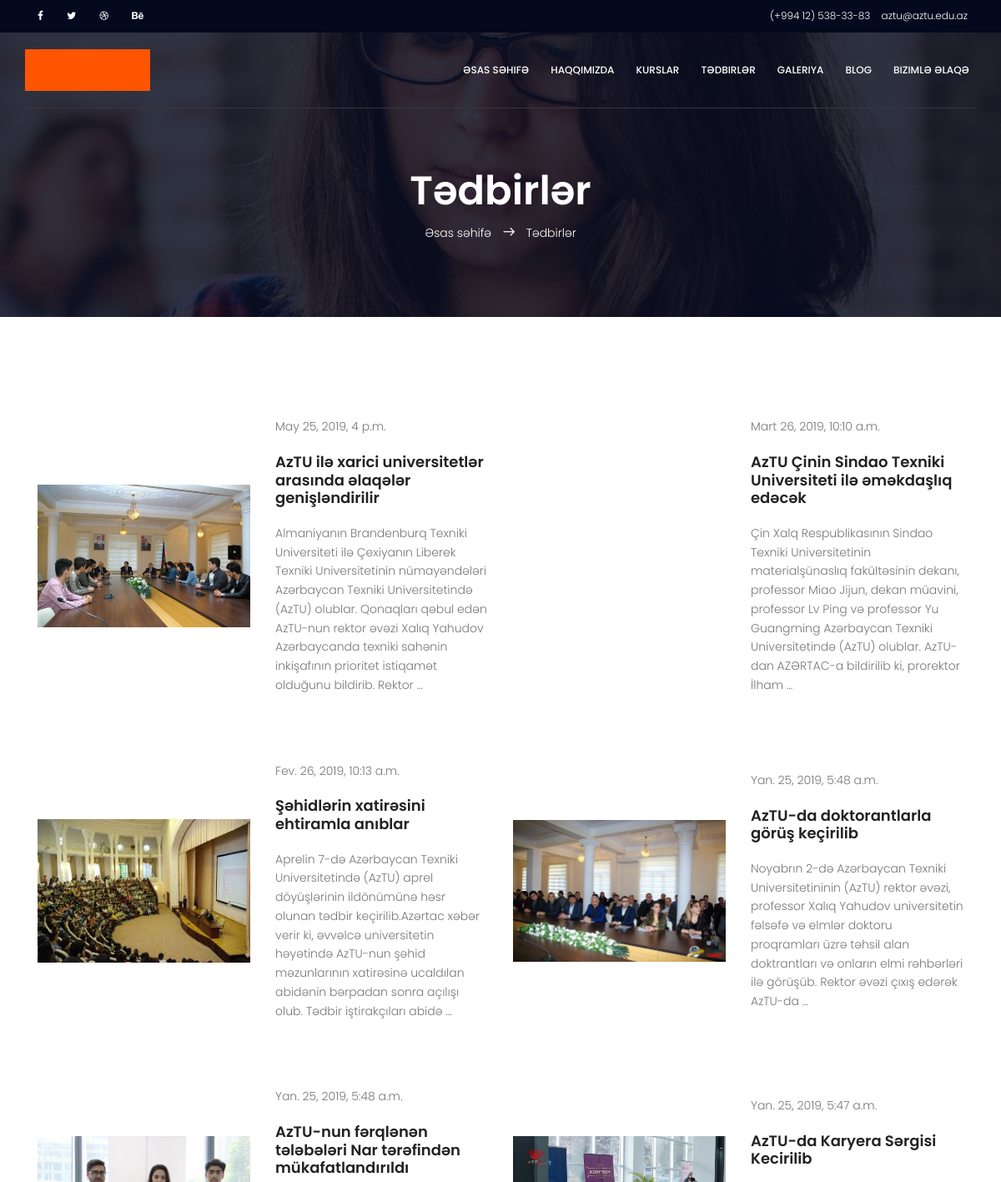
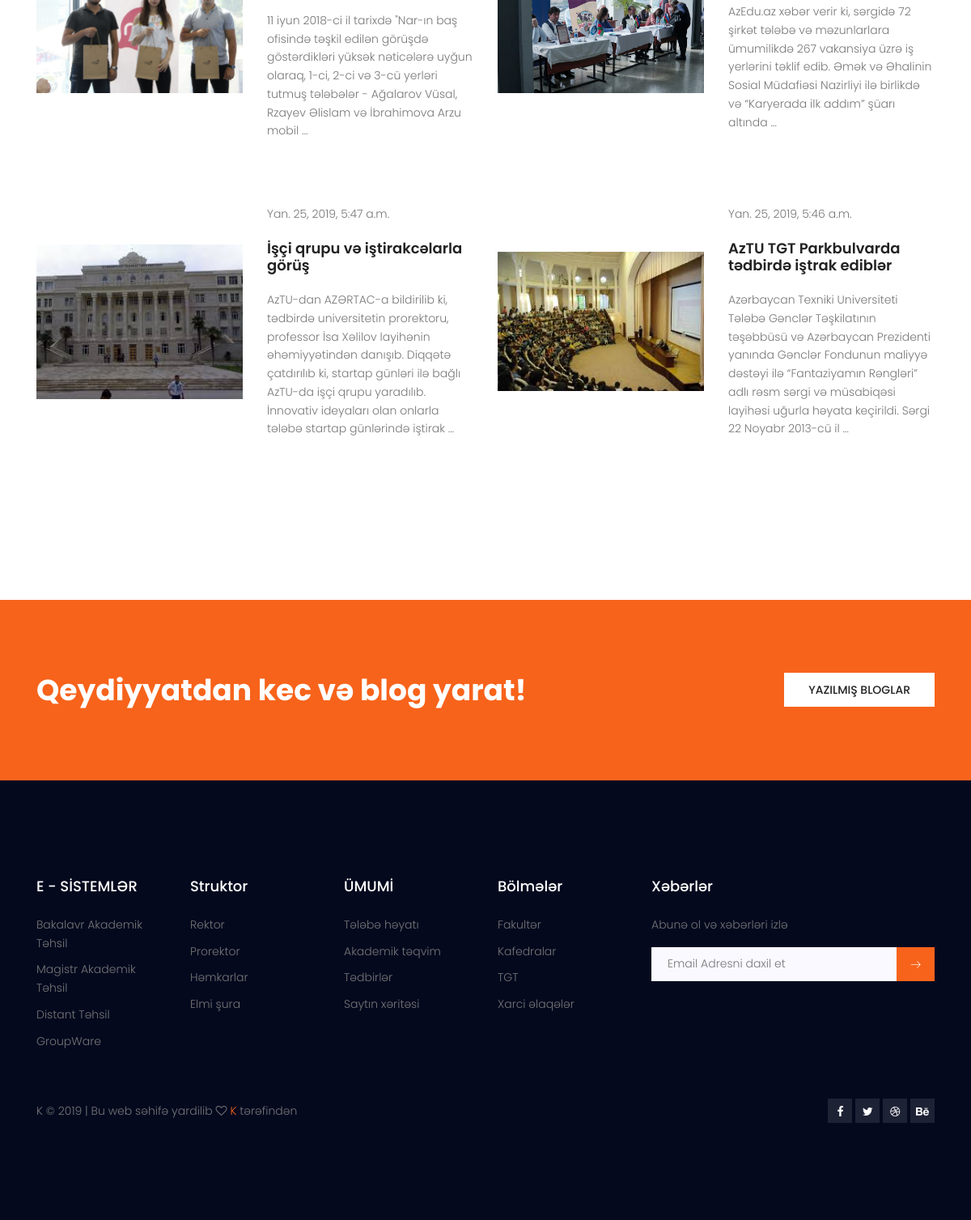
/events/index/, run on the app's committed database (2 pictures, top to bottom).
### events/models.py (models this page shows, shortened)
class Eventa(models.Model):
    title = models.CharField(max_length=80,verbose_name="Başlıq")
    content = models.TextField(blank=True,verbose_name="Xəbər")
    publish = models.DateTimeField(auto_now= False, verbose_name="Tarix")
    image = models.ImageField(null=True,blank=True )
    class Meta:
        ordering= ['-publish' , 'id']

### events/views.py (the view)
def index(request):
    events_list = Eventa.objects.all()
    context = {
        'events_list':events_list,
    }
    return render(request,'events/index.html',context)

### templates/events/index.html
 {% extends 'base.html'%}
 {% block body %}
<section class="banner-area relative about-banner" id="home">
				<div class="overlay overlay-bg"></div>
				<div class="container">
					<div class="row d-flex align-items-center justify-content-center">
						<div class="about-content col-lg-12">
							<h1 class="text-white">
								Tədbirlər
							</h1>
							<p class="text-white link-nav"><a href="{% url 'home' %}">Əsas səhifə </a>  <span class="lnr lnr-arrow-right"></span>  <a href="#"> Tədbirlər</a></p>
						</div>
					</div>
				</div>
</section>
 <section class="events-list-area section-gap event-page-lists">
				<div class="container">
					<div class="row align-items-center">
						{%for s in events_list%}
						<div class="col-lg-6 pb-30">
							<div class="single-carusel row align-items-center">
								<div class="col-12 col-md-6 thumb">
							{% load static%}
							{% if s.image %}
								<img src="{{s.image.url}}" class="img-fluid">
							{% endif %}
								</div>
								<div class="detials col-12 col-md-6">
									<p>{{s.publish}}</p>
									<a href="/events/{{s.id}}/detail"><h4>{{s.title}}</h4></a>
									<p>
										{{s.content|truncatewords:32}}
									</p>
								</div>
							</div>
						</div>
                        {%endfor%}
					</div>
				</div>
			</section>
 <section class="cta-two-area">
				<div class="container">
					<div class="row">
						<div class="col-lg-8 cta-left">
							<h1>Qeydiyyatdan kec  və blog yarat!</h1>
						</div>
						<div class="col-lg-4 cta-right">
							<a class="primary-btn wh" href="/blog/index">Yazılmış bloglar</a>
						</div>
					</div>
				</div>
			</section>
 {% endblock %}

### templates/base.html (shortened to what this page needs)
<!DOCTYPE html>
<html lang="zxx" class="no-js">
<head>
         {% load static %}
        <link rel="stylesheet" href="{% static 'css/linearicons.css' %}">
        <link rel="stylesheet" href="{% static 'css/font-awesome.min.css' %}">
        <link rel="stylesheet" href="{% static 'css/bootstrap.css' %}">
        <link rel="stylesheet" href="{% static 'css/magnific-popup.css' %}">
        <link rel="stylesheet" href="{% static 'css/nice-select.css' %}">
        <link rel="stylesheet" href="{% static 'css/animate.min.css' %}">
        <link rel="stylesheet" href="{% static 'css/owl.carousel.css' %}">
        <link rel="stylesheet" href="{% static 'css/jquery-ui.css' %}">
        <link rel="stylesheet" href="{% static 'css/main.css' %}">
    </head>
    <body>
      <header id="header" id="home">
          <div class="header-top">
              <div class="container">
                  <div class="row">
                      <div class="col-lg-6 col-sm-6 col-8 header-top-left no-padding">
                          <ul>
                            <li><a href="#"><i class="fa fa-facebook"></i></a></li>
                            <li><a href="#"><i class="fa fa-twitter"></i></a></li>
                            <li><a href="#"><i class="fa fa-dribbble"></i></a></li>
                            <li><a href="#"><i class="fa fa-behance"></i></a></li>
                          </ul>
                      </div>
                      <div class="col-lg-6 col-sm-6 col-4 header-top-right no-padding">
                          <a href="tel:+953 012 3654 896"> <span class="text">(+994 12) 538-33-83</span></a>
                          <a href="mail aztu@aztu.edu.az"> <span class="text">aztu@aztu.edu.az</span></a>
                      </div>
                  </div>
              </div>
        </div>
        <div class="container main-menu">
            <div class="row align-items-center justify-content-between d-flex">
              <div id="logo">
                {% load static %}
                <a href="{% url 'home' %}"><img src="{% static 'img/logos.jpg' %}" alt="" title="" /></a>
        </div>
              <nav id="nav-menu-container">
                <ul class="nav-menu">
                  <li><a href="{% url 'home' %}">Əsas səhifə</a></li>
                  <li><a href="/about/index">Haqqımızda</a></li>
                  <li><a href="/kurs/index">Kurslar</a></li>
                  <li><a href="/events/index">Tədbirlər</a></li>
                  <li><a href="/galeriya/index">Galeriya</a></li>
                  <li><a href="/blog/index">Blog</a></li>
                  <li><a href="{% url 'contact' %}">Bizimlə əlaqə</a></li>
                </ul>
              </nav>
            </div>
        </div>
      </header>
  {% block body %}
  {% endblock %}
<footer class="footer-area section-gap">
    <div class="container">
        <div class="row">
            <div class="col-lg-2 col-md-6 col-sm-6">
                <div class="single-footer-widget">
                    <h4>E - SİSTEMLƏR</h4>
                    <ul>
                        <li><a href="#">Bakalavr Akademik Təhsil</a></li>
                        <li><a href="#">Magistr Akademik Təhsil</a></li>
                        <li><a href="#">Distant Təhsil</a></li>
                        <li><a href="#">GroupWare</a></li>
                    </ul>
                </div>
            </div>
            <div class="col-lg-2 col-md-6 col-sm-6">
                <div class="single-footer-widget">
                    <h4>Struktor</h4>
                    <ul>
                        <li><a href="http://aztu.edu.az/azp/#/azp/#/azp/main.do">Rektor</a></li>
                        <li><a href="http://aztu.edu.az/azp/#/azp/#/azp/main.do">Prorektor</a></li>
                        <li><a href="http://aztu.edu.az/azp/hemkarlar/main/main.jsp">Həmkarlar</a></li>
                        <li><a href="http://aztu.edu.az/azp/#/azp/#/azp/main.do">Elmi şura</a></li>
                    </ul>
                </div>
            </div>
            <div class="col-lg-2 col-md-6 col-sm-6">
                <div class="single-footer-widget">
                    <h4>ÜMUMİ</h4>
                    <ul>
                        <li><a href="#">Tələbə həyatı</a></li>
                        <li><a href="#">Akademik təqvim</a></li>
                        <li><a href="#">Tədbirlər</a></li>
                        <li><a href="#">Saytın xəritəsi</a></li>
                    </ul>
                </div>
            </div>
            <div class="col-lg-2 col-md-6 col-sm-6">
                <div class="single-footer-widget">
                    <h4>Bölmələr</h4>
                    <ul>
                        <li><a href="http://aztu.edu.az/azp/#/azp/#/azp/main.do">Fakultər</a></li>
                        <li><a href="http://aztu.edu.az/azp/#/azp/#/azp/main.do">Kafedralar</a></li>
                        <li><a href="http://aztu.edu.az/azp/#/azp/#/azp/main.do">TGT</a></li>
                        <li><a href="http://aztu.edu.az/azp/#/azp/#/azp/main.do">Xarci əlaqələr</a></li>
                    </ul>
                </div>
            </div>
            <div class="col-lg-4  col-md-6 col-sm-6">
                <div class="single-footer-widget">
                    <h4>Xəbərlər</h4>
                    <p>Abunə ol və xəbərləri izlə</p>
                    <div class="" id="mc_embed_signup">
                         <form target="_blank" action="https://spondonit.us12.list-manage.com/subscribe/post?u=1462626880ade1ac87bd9c93a&amp;id=92a4423d01" method="get">
                          <div class="input-group">
                            <input type="text" class="form-control" name="EMAIL" placeholder="Email Adresni daxil et" onfocus="this.placeholder = ''" onblur="this.placeholder = 'Enter Email Address '" required="" type="email">
                            <div class="input-group-btn">
                              <button class="btn btn-default" type="submit">
                                <span class="lnr lnr-arrow-right"></span>
                              </button>
                            </div>
                          </div>
                        </form>
                    </div>
                </div>
            </div>
        </div>
        <div class="footer-bottom row align-items-center justify-content-between">
            <p class="footer-text m-0 col-lg-6 col-md-12">
              K &copy;
                | Bu web səhifə yardilib
                <i class="fa fa-heart-o" aria-hidden="true"></i>  <a href="#" target="_blank">K</a> tərəfindən
            </p>
            <div class="col-lg-6 col-sm-12 footer-social">
                <a href="#"><i class="fa fa-facebook"></i></a>
                <a href="#"><i class="fa fa-twitter"></i></a>
                <a href="#"><i class="fa fa-dribbble"></i></a>
                <a href="#"><i class="fa fa-behance"></i></a>
            </div>
        </div>
    </div>
</footer>
{% load static %}
</body>
</html>

### data on the page
Eventa: image (picture), publish "May 25, 2019, 4 p.m.", title "AzTU ilə xarici universitetlər arasında əlaqələr genişləndirilir", content "Almaniyanın Brandenburq Texniki Universiteti ilə Çexiyanın Liberek Texniki Universitetinin nümayəndələri Azərbaycan Texniki Universitetində (AzTU) olublar. Qonaqları qəbul edən AzTU-nun rektor əvəzi Xalıq Yahudov Azərbaycanda texniki sahənin inkişafının prioritet istiqamət olduğunu bildirib. Rektor …"
Eventa: publish "Mart 26, 2019, 10:10 a.m.", title "AzTU Çinin Sindao Texniki Universiteti ilə əməkdaşlıq edəcək", content "Çin Xalq Respublikasının Sindao Texniki Universitetinin materialşünaslıq fakültəsinin dekanı, professor Miao Jijun, dekan müavini, professor Lv Ping və professor Yu Guangming Azərbaycan Texniki Universitetində (AzTU) olublar. AzTU-dan AZƏRTAC-a bildirilib ki, prorektor İlham …"
Eventa: image (picture), publish "Fev. 26, 2019, 10:13 a.m.", title "Şəhidlərin xatirəsini ehtiramla anıblar", content "Aprelin 7-də Azərbaycan Texniki Universitetində (AzTU) aprel döyüşlərinin ildönümünə həsr olunan tədbir keçirilib.Azərtac xəbər verir ki, əvvəlcə universitetin həyətində AzTU-nun şəhid məzunlarının xatirəsinə ucaldılan abidənin bərpadan sonra açılışı olub. Tədbir iştirakçıları abidə …"
Eventa: image (picture), publish "Yan. 25, 2019, 5:48 a.m.", title "AzTU-da doktorantlarla görüş keçirilib", content "Noyabrın 2-də Azərbaycan Texniki Universitetininin (AzTU) rektor əvəzi, professor Xalıq Yahudov universitetin fəlsəfə və elmlər doktoru proqramları üzrə təhsil alan doktrantları və onların elmi rəhbərləri ilə görüşüb. Rektor əvəzi çıxış edərək AzTU-da …"
Eventa: image (picture), publish "Yan. 25, 2019, 5:48 a.m.", title "AzTU-nun fərqlənən tələbələri Nar tərəfindən mükafatlandırıldı", content "11 iyun 2018-ci il tarixdə \"Nar-ın baş ofisində təşkil edilən görüşdə göstərdikləri yüksək nəticələrə uyğun olaraq, 1-ci, 2-ci və 3-cü yerləri tutmuş tələbələr - Ağalarov Vüsal, Rzayev Əlislam və İbrahimova Arzu mobil …"
Eventa: image (picture), publish "Yan. 25, 2019, 5:47 a.m.", title "AzTU-da Karyera Sərgisi Kecirilib", content "AzEdu.az xəbər verir ki, sərgidə 72 şirkət tələbə və məzunlarlara ümumilikdə 267 vakansiya üzrə iş yerlərini təklif edib. Əmək və Əhalinin Sosial Müdafiəsi Nazirliyi ilə birlikdə və “Karyerada ilk addım” şüarı altında …"
Eventa: image (picture), publish "Yan. 25, 2019, 5:47 a.m.", title "İşçi qrupu və iştirakcəlarla görüş", content "AzTU-dan AZƏRTAC-a bildirilib ki, tədbirdə universitetin prorektoru, professor İsa Xəlilov layihənin əhəmiyyətindən danışıb. Diqqətə çatdırılıb ki, startap günləri ilə bağlı AzTU-da işçi qrupu yaradılıb. İnnovativ ideyaları olan onlarla tələbə startap günlərində iştirak …"
Eventa: image (picture), publish "Yan. 25, 2019, 5:46 a.m.", title "AzTU TGT Parkbulvarda tədbirdə iştrak ediblər", content "Azərbaycan Texniki Universiteti Tələbə Gənclər Təşkilatının təşəbbüsü və Azərbaycan Prezidenti yanında Gənclər Fondunun maliyyə dəstəyi ilə “Fantaziyamın Rəngləri” adlı rəsm sərgi və müsabiqəsi layihəsi uğurla həyata keçirildi. Sərgi 22 Noyabr 2013-cü il …"
